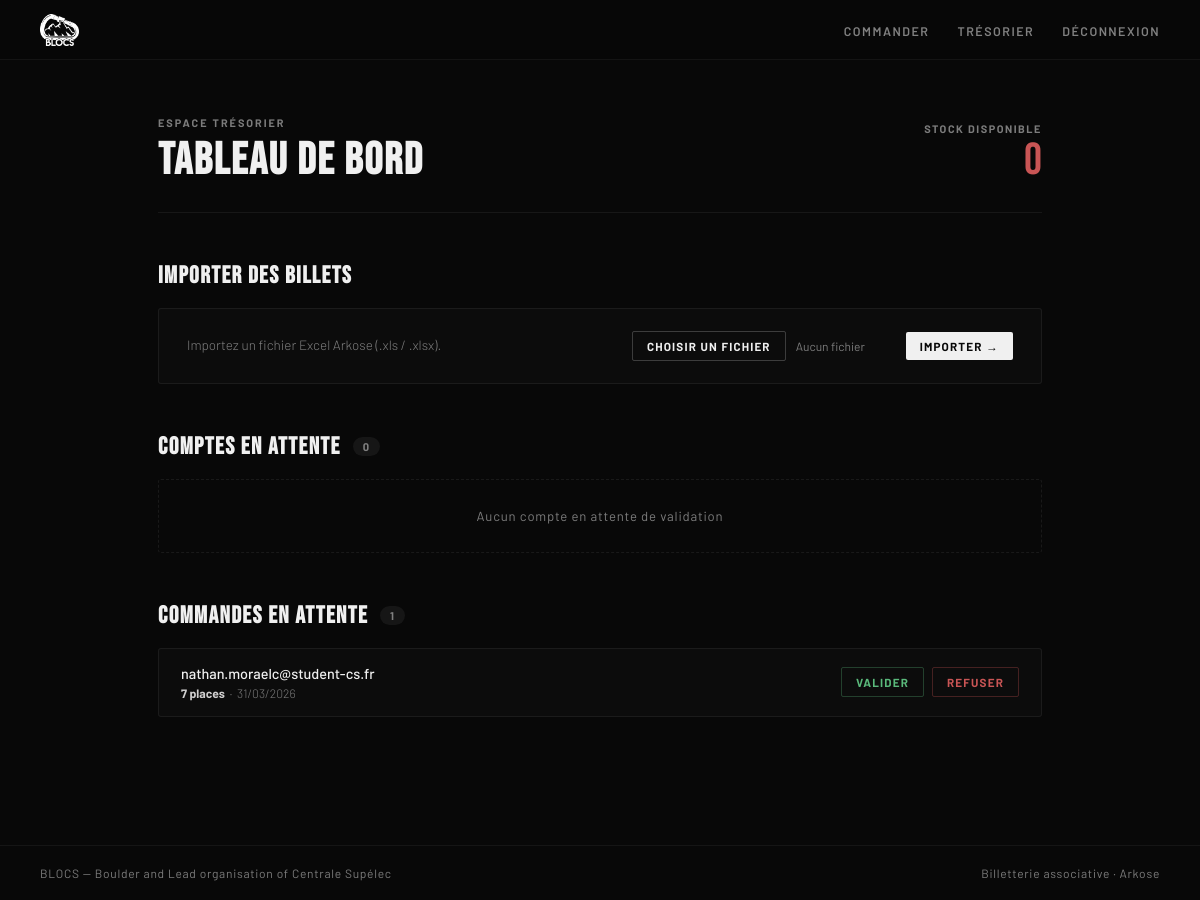
The app's page /tresorier/ (signed in), older data.
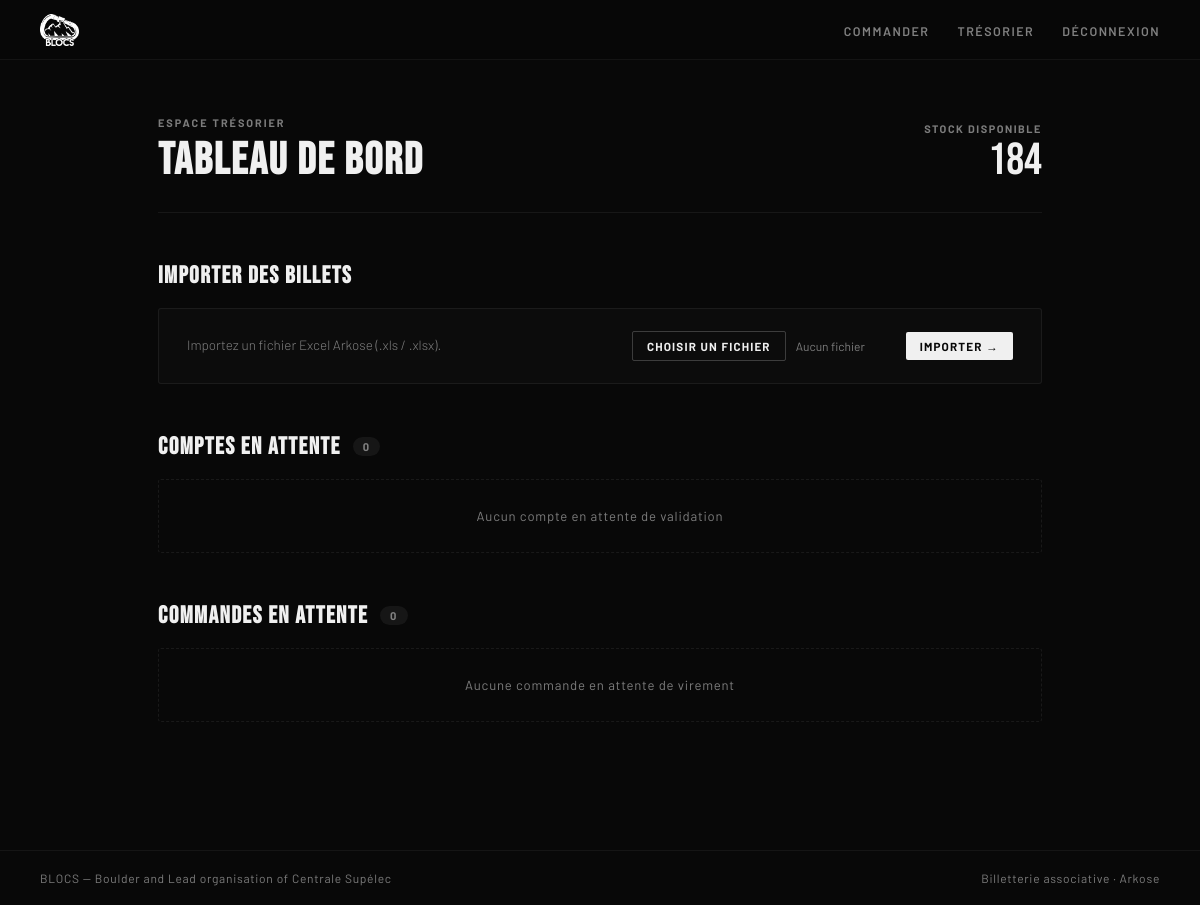
The same page, newer data.
### booking/models.py (models this page shows, shortened)
class DemandePlaceArkose(models.Model):
    STATUTS = [
        ('ATTENTE', 'En attente de virement'),
        ('VALIDE', 'Payé - Place validée'),
    ]
    utilisateur = models.ForeignKey(User, on_delete=models.CASCADE)
    nombre_de_places = models.PositiveIntegerField(default=1)
    date_demande = models.DateTimeField(auto_now_add=True) # Se remplit tout seul
    statut = models.CharField(max_length=10, choices=STATUTS, default='ATTENTE')

### booking/views.py (the view)
# urls.py: path('tresorier/', views.dashboard_tresorier, name='dashboard_tresorier'),
@user_passes_test(est_tresorier)
def dashboard_tresorier(request):
    comptes_en_attente = User.objects.filter(is_active=False)
    commandes_en_attente = DemandePlaceArkose.objects.filter(statut='ATTENTE')
    stock = BilletArkose.objects.filter(est_disponible=True, est_reserve=False).count()
    return render(request, 'dashboard_tresorier.html', {
        'comptes': comptes_en_attente,
        'commandes': commandes_en_attente,
        'stock_disponible': stock # On envoie le chiffre au HTML
    })

### booking/views.py (called while the page is built)
def est_tresorier(user):
    return user.is_superuser

### booking/templates/dashboard_tresorier.html (shortened to what this page needs)
{% extends "base.html" %}
{% block content %}
<div class="dash">
    <div class="dash-header">
        <div>
            <p class="overline" style="margin-bottom:10px;">Espace trésorier</p>
            <h1 class="dash-title">Tableau de bord</h1>
        </div>
        <div class="stock-block">
            <p class="stock-meta">Stock disponible</p>
            <p class="stock-num {% if stock_disponible == 0 %}low{% endif %}">{{ stock_disponible }}</p>
        </div>
    </div>
    <div class="dash-section">
        <div class="section-head">
            <h2 class="section-title">Importer des billets</h2>
        </div>
        <div class="import-card">
            <div class="import-desc">
                Importez un fichier Excel Arkose (.xls / .xlsx).<br>
            </div>
            <form method="POST" action="{% url 'importer_billets' %}" enctype="multipart/form-data">
                <div class="import-actions">
                    <label for="fichier_excel" class="btn btn-outline btn-sm">Choisir un fichier</label>
                    <span id="file-name" class="file-name">Aucun fichier</span>
                    <button type="submit" class="btn btn-primary btn-sm">Importer →</button>
                </div>
            </form>
        </div>
    </div>
    <div class="dash-section">
        <div class="section-head">
            <h2 class="section-title">Comptes en attente</h2>
            <span class="count-pill">{{ comptes|length }}</span>
        </div>
        {% for compte in comptes %}
        <div class="row">
            <div class="row-main">
                <p class="row-email">{{ compte.email }}</p>
                <p class="row-justif">{{ compte.profil.justification|default:"Aucune justification fournie." }}</p>
            </div>
            <div class="row-actions">
                <a href="{% url 'valider_compte' compte.id %}" class="btn btn-ok btn-sm">Activer</a>
                <a href="{% url 'refuser_compte' compte.id %}" class="btn btn-ko btn-sm"
                   onclick="return confirm('Supprimer définitivement ce compte ?')">Refuser</a>
            </div>
        </div>
        {% empty %}
        <div class="empty">Aucun compte en attente de validation</div>
        {% endfor %}
    </div>
    <div class="dash-section">
        <div class="section-head">
            <h2 class="section-title">Commandes en attente</h2>
            <span class="count-pill">{{ commandes|length }}</span>
        </div>
        {% for commande in commandes %}
        <div class="row">
            <div class="row-main">
                <p class="row-email">{{ commande.utilisateur.email }}</p>
                <p class="row-meta">
                    <strong style="color:var(--g200);">{{ commande.nombre_de_places }} place{% if commande.nombre_de_places > 1 %}s{% endif %}</strong>
                    &nbsp;·&nbsp; {{ commande.date_demande|date:"d/m/Y" }}
                </p>
            </div>
            <div class="row-actions">
                <a href="{% url 'valider_commande' commande.id %}" class="btn btn-ok btn-sm">Valider</a>
                <a href="{% url 'refuser_commande' commande.id %}" class="btn btn-ko btn-sm"
                   onclick="return confirm('Supprimer cette commande ?')">Refuser</a>
            </div>
        </div>
        {% empty %}
        <div class="empty">Aucune commande en attente de virement</div>
        {% endfor %}
    </div>
</div>
{% endblock %}

### booking/templates/base.html (shortened to what this page needs)
{% load static %}
<!DOCTYPE html>
<html lang="fr">
<head>
</head>
<body>
<nav>
    <a href="/" class="nav-logo">
        <img src="{% static 'img/logo_blocs.png' %}" alt="BLOCS">
    </a>
    <ul class="nav-links">
        {% if user.is_authenticated %}
            <li><a href="/achat/">Commander</a></li>
            {% if user.is_superuser %}
                <li><a href="/tresorier/">Trésorier</a></li>
            {% endif %}
            <li>
                <form method="POST" action="/deconnexion/" style="display:inline;">
                    <button type="submit" class="nav-ghost">Déconnexion</button>
                </form>
            </li>
        {% else %}
            <li><a href="/connexion/">Connexion</a></li>
            <li><a href="/inscription/" class="nav-cta">S'inscrire</a></li>
        {% endif %}
    </ul>
</nav>
<main>
    {% block content %}{% endblock %}
</main>
<footer>
    <p>BLOCS — Boulder and Lead organisation of Centrale Supélec</p>
    <p>Billetterie associative · Arkose</p>
</footer>
</body>
</html>

### booking/templates/base.html (style rules this page uses)
*, *::before, *::after { box-sizing: border-box; margin: 0; padding: 0; }
:root { --black: #080808; --white: #f0f0f0; --g100: #e2e2e2; --g200: #d0cfcf; --g400: #808080; --g600: #7c7c7c; --g800: #1c1c1c; --display: 'Bebas Neue', sans-serif; --body: 'Barlow', sans-serif; --green: #5ab97b; --red: #c95555; }
html { scroll-behavior: smooth; }
body { font-family: var(--body); background: var(--black); color: var(--white); min-height: 100vh; display: flex; flex-direction: column; -webkit-font-smoothing: antialiased; }
nav { position: fixed; top: 0; left: 0; right: 0; z-index: 200; height: 60px; display: flex; align-items: center; justify-content: space-between; padding: 0 40px; background: rgba(8,8,8,0.92); backdrop-filter: blur(16px); border-bottom: 1px solid rgba(255,255,255,0.05); }
.nav-logo { display: flex; align-items: center; gap: 10px; text-decoration: none; }
.nav-logo img { height: 32px; width: auto; filter: invert(1); }
.nav-links { display: flex; align-items: center; gap: 28px; list-style: none; }
.nav-links a, .nav-ghost { font-family: var(--body); font-size: 0.78rem; font-weight: 600; letter-spacing: 0.12em; text-transform: uppercase; color: var(--g400); text-decoration: none; transition: color 0.2s; background: none; border: none; cursor: pointer; padding: 0; }
main { flex: 1; padding-top: 60px; }
footer { padding: 20px 40px; border-top: 1px solid rgba(255,255,255,0.05); display: flex; justify-content: space-between; align-items: center; }
footer p { font-size: 0.75rem; color: var(--g600); letter-spacing: 0.06em; }
.btn { display: inline-flex; align-items: center; gap: 8px; padding: 12px 28px; font-family: var(--body); font-size: 0.82rem; font-weight: 700; letter-spacing: 0.1em; text-transform: uppercase; text-decoration: none; border: none; cursor: pointer; border-radius: 2px; transition: all 0.18s; }
.btn-primary { background: var(--white); color: var(--black); }
.btn-outline { background: transparent; color: var(--white); border: 1px solid rgba(255,255,255,0.2); }
.btn-sm { padding: 7px 14px; font-size: 0.73rem; }
.overline { font-size: 0.68rem; font-weight: 700; letter-spacing: 0.18em; text-transform: uppercase; color: var(--g600); }

### booking/templates/dashboard_tresorier.html (style rules this page uses)
.dash { padding: 56px 48px 80px; max-width: 980px; margin: 0 auto; }
.dash-header { display: flex; justify-content: space-between; align-items: flex-end; padding-bottom: 28px; border-bottom: 1px solid rgba(255,255,255,0.06); margin-bottom: 48px; }
.dash-title { font-family: var(--display); font-size: 2.8rem; letter-spacing: 0.04em; line-height: 1; }
.stock-block { text-align: right; }
.stock-num { font-family: var(--display); font-size: 2.8rem; line-height: 1; }
.stock-meta { font-size: 0.68rem; font-weight: 700; letter-spacing: 0.14em; text-transform: uppercase; color: var(--g600); margin-bottom: 4px; }
.dash-section { margin-bottom: 48px; }
.section-head { display: flex; align-items: center; gap: 12px; margin-bottom: 18px; }
.section-title { font-family: var(--display); font-size: 1.5rem; letter-spacing: 0.06em; }
.count-pill { background: rgba(255,255,255,0.06); color: var(--g400); font-size: 0.7rem; font-weight: 700; letter-spacing: 0.1em; padding: 3px 10px; border-radius: 20px; }
.empty { padding: 28px 22px; border: 1px dashed rgba(255,255,255,0.07); border-radius: 3px; text-align: center; color: var(--g600); font-size: 0.82rem; letter-spacing: 0.06em; }
.import-card { display: flex; align-items: center; justify-content: space-between; gap: 24px; padding: 22px 28px; background: rgba(255,255,255,0.02); border: 1px solid rgba(255,255,255,0.06); border-radius: 3px; }
.import-desc { font-size: 0.84rem; color: var(--g400); font-weight: 300; line-height: 1.6; }
.import-actions { display: flex; align-items: center; gap: 10px; flex-shrink: 0; }
.file-name { font-size: 0.75rem; color: var(--g600); min-width: 100px; }
label.btn { cursor: pointer; }

Row changes from the older to the newer data that the page shows:
no longer on this page (row edited): DemandePlaceArkose: utilisateur.email "nathan.moraelc@student-cs.fr", nombre_de_places "7", date_demande "31/03/2026"
Text that changed along with them:
{{ stock_disponible }}: "0" → "184"
{{ commandes|length }}: "1" → "0"
text now shown: "Aucune commande en attente de virement"
